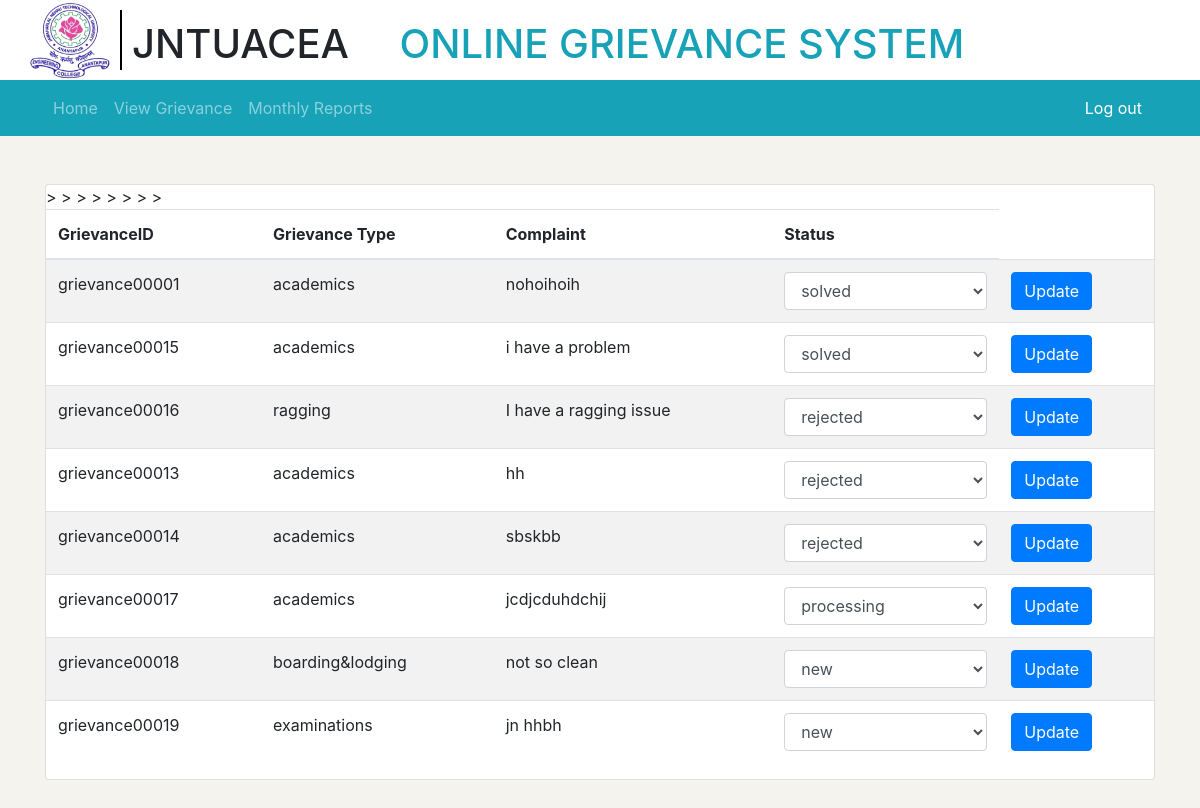
The app's page /viewgrievances.php with its own data.
### tables this page shows
CREATE TABLE IF NOT EXISTS `complaints` (
  `rollno` varchar(10) NOT NULL,
  `complaint` text NOT NULL,
  `yearofstudy` varchar(15) NOT NULL,
  `program` varchar(10) NOT NULL,
  `gtype` varchar(30) NOT NULL,
  `raisedon` varchar(20) NOT NULL,
  `lastmodified` timestamp NOT NULL DEFAULT CURRENT_TIMESTAMP,
  `status` varchar(20) NOT NULL,
  `grievanceid` varchar(20) NOT NULL,
  `slno` int(11) NOT NULL AUTO_INCREMENT,
  `month` int(11) NOT NULL,
  PRIMARY KEY (`slno`)
);

### dbcredentials.php (called while the page is built, shortened)
<?php
class DBCredentials
{
  private $host = "localhost";
  private $db = "grievancehck";
  private $user = "root";
  private $pass = "";
  protected function getHost(){
    return $this->host;
  }
  protected function getDb(){
    return $this->db;
  }
  protected function getUser(){
    return $this->user;
  }
  protected function getPass(){
    return $this->pass;
  }
}
 ?>

### viewgreivances.class.php (called while the page is built, shortened)
<?php
require_once("dbcredentials.php");
class Viewgrievance extends DBCredentials
{
	private $classname = "Viewgrievance";
	private $logs = "";
	private $myconn = "";
	private $myerr = 0;
	public function __construct()
	{
		$this->logs = new Logs();
		$this->myconn = new mysqli($this->getHost(),$this->getUser(),$this->getPass(),$this->getDb());
	}
	public function viewgrievance(){
		$myname = $this->classname." - viewGrievance - ";
		if($this->myerr==0 && !empty($this->myconn)){
				  $sqlqry = "SELECT `grievanceid`,`gtype`,`complaint`,`status` FROM `complaints`";
			if ($stmt = $this->myconn->prepare($sqlqry)) {
				if($stmt->execute()){
					$i=-1;
					$stmt->bind_result($grievanceid,$gtype,$complaint,$status);
					while($stmt->fetch()){
						$i++;
						$result[$i]['grievanceid']=$grievanceid;
					    $result[$i]['gtype']=$gtype;
                        $result[$i]['complaint']=$complaint;
                         $result[$i]['status']=$status;
					}
		}
		else{
			$this->logs->errLog($myname."Statementnot executed");
		}
			}
			else{
				$this->logs->errLog($myname."Prepared Statement ERROR");
			}
		}
		else{
			$this->logs->errLog($myname."Mysqli Error or else");
		}
		return $result;
	}
}
 ?>

### viewgrievances.php (the view, shortened to what this page needs)
<?php
require('header.php');
require('viewgreivances.class.php');
$vg=new Viewgrievance();
$result=$vg->viewgrievance();
require('adminnavbar.php');
?>
<br>
<br>
<div class="container">
<div class="card">
<table class="table table-striped">
  <thead>
    <tr>
      <th scope="col">GrievanceID</th>
      <th scope="col">Grievance Type</th>
      <th scope="col">Complaint</th>
      <th scope="col">Status</th>
    </tr>
  </thead>
  <tbody>
<?php $i=-1;
 foreach ($result as $res): ?>
  <form action="update.php" method="POST">
    <tr>
      <td><?php $i++;
         echo $res['grievanceid']; ?></td>
      <td><?php echo $res['gtype']; ?></td>
      <td><?php echo $res['complaint']; ?></td>
    <td>  <input type="hidden" value="<?php echo $res['grievanceid']; ?>" name="gid"/>
      <select class="form-control" name="status" required>
      <option value="processing" <?php if($res['status']=="processing") echo "selected";?>>processing</option>
      <option value="solved" <?php if($res['status']=="solved") echo "selected";?>>solved</option>
      <option value="rejected" <?php if($res['status']=="rejected") echo "selected";?>>rejected</option>
      <option value="new" disabled <?php if($res['status']=="new") echo "selected";?>>new</option>
       </select>
     </td>
      <td><input type="submit" name="submit" value="Update" class="btn btn-primary"></td></tr>
    </form>>
<?php endforeach; ?>
  </tbody>
</table>
</div>
</div>

### header.php (shortened to what this page needs)
<!DOCTYPE html>
<html>
  <head>
    <link href="style.css" rel="stylesheet">
    <link rel="stylesheet" type="text/css" media="print" href="style.css">
  </head>
  <body>
    <div style=" background-color: white;">
      <div class="container" style="     -webkit-box-shadow: 0 10px 6px -6px #999;
        -moz-box-shadow: 0 10px 6px -6px #999;
             box-shadow: 0 10px 6px -6px #999;margin-bottom:10px margin-right:20px">
  <div class="row" >
    <a  href="#"><img src="jntuaceatp.png" width="80px" height="80px"></a>
    <div class="vl"></div>
    <div class="head"><h1>JNTUACEA <span id="stye"> ONLINE GRIEVANCE SYSTEM</span></h1>
    </div>
    </div>
</div>
    </div>

### adminnavbar.php (shortened to what this page needs)
<nav class="navbar navbar-expand-lg navbar-dark primary-color" style="background-color:#17a2b8">
 <div class="container">
  <div class="collapse navbar-collapse" id="basicExampleNav">
    <ul class="navbar-nav mr-auto">
      <li class="nav-item ">
        <a class="nav-link" href="admin.php">Home
        </a>
      </li>
      <li class="nav-item">
        <a class="nav-link" href="viewgrievances.php">View Grievance</a>
      </li>
      <li class="nav-item">
        <a class="nav-link" href="monthreport.php">Monthly Reports</a>
      </li>
      <li class="nav-item ">
        <a class="nav-link " id="navbarDropdownMenuLink" data-toggle="dropdown" aria-haspopup="true"
          aria-expanded="false"></a>
      </li>
    </ul>
    <form class="form-inline">
      <div class="md-form my-0">
        <a href="adminlogout.php" class="btn btn-info ">
          <span class="glyphicon glyphicon-log-out"></span> Log out
        </a>      </div>
    </form>
  </div>
</div>
</nav>

### header.php (style rules this page uses)
html { position: relative; min-height: 100%; }
body { margin-bottom: 60px; background-color: #F5F3EE; }
.vl { margin-top:10px; margin-left:10px; margin-right:10px; border-left: 2px solid black; height: 60px; }
.head { margin-top:20px; }
#stye { color:#17a2b8; margin-left:40px; }

### records on screen
complaints: grievanceid "grievance00001", gtype "academics", complaint "nohoihoih", status "solved"
complaints: grievanceid "grievance00015", gtype "academics", complaint "i have a problem", status "solved"
complaints: grievanceid "grievance00016", gtype "ragging", complaint "I have a ragging issue", status "rejected"
complaints: grievanceid "grievance00013", gtype "academics", complaint "hh", status "rejected"
complaints: grievanceid "grievance00014", gtype "academics", complaint "sbskbb", status "rejected"
complaints: grievanceid "grievance00017", gtype "academics", complaint "jcdjcduhdchij", status "processing"
complaints: grievanceid "grievance00018", gtype "boarding&lodging", complaint "not so clean", status "new"
complaints: grievanceid "grievance00019", gtype "examinations", complaint "jn hhbh", status "new"
